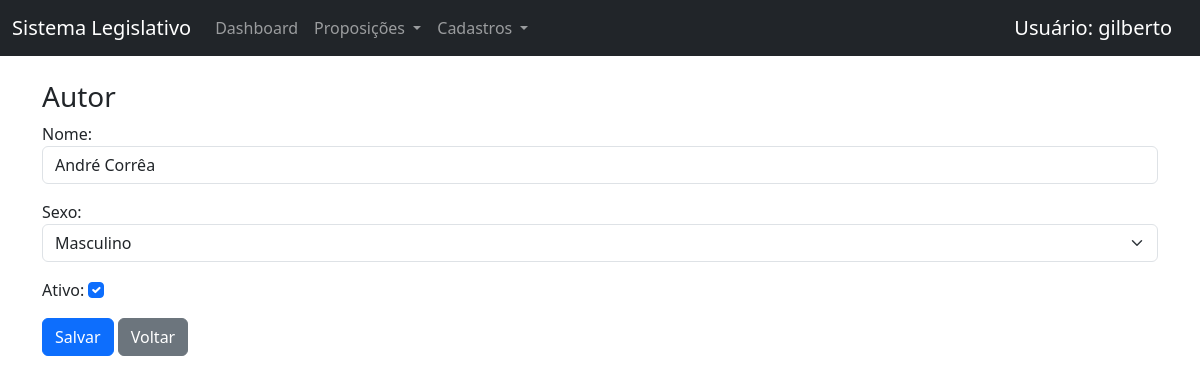
Page /autores/1/editar/ (signed in) on the earlier database version.
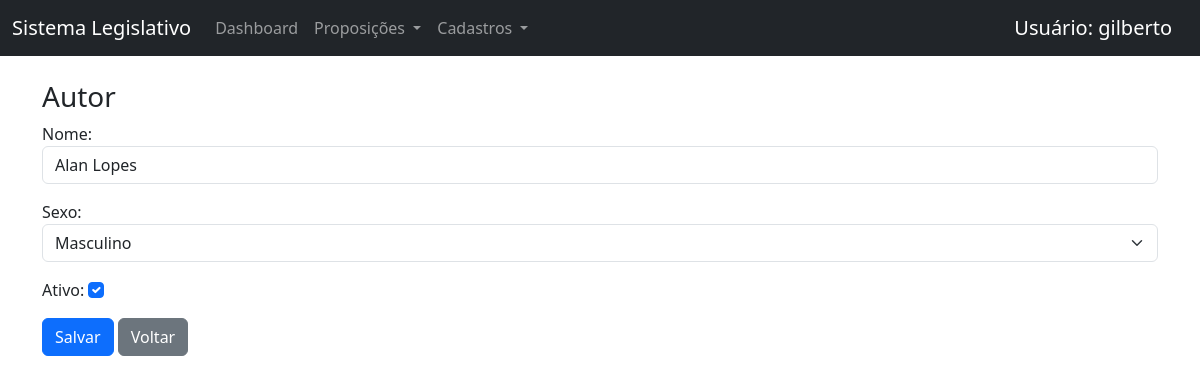
Same page on the later database version.
### www/models.py (models this page shows, shortened)
class Autor(models.Model):
    nome = models.CharField(max_length=150)
    sexo = models.CharField(
        max_length=1,
        choices=[
            ("M", "Masculino"),
            ("F", "Feminino"),
        ]
    )
    ativo = models.BooleanField(default=True)
    class Meta:
        verbose_name = "Autor"
        verbose_name_plural = "Autores"
        ordering = ["nome"]

### www/views.py (the view)
# urls.py: path("autores/<int:pk>/editar/", AutorUpdateView.as_view(), name="autor_update"),
class AutorUpdateView(LoginRequiredMixin, UpdateView):
    model = Autor
    form_class = AutorForm
    template_name = "www/autor_form.html"
    success_url = reverse_lazy("autor_list")

### www/forms.py
class AutorForm(forms.ModelForm):
    class Meta:
        model = Autor
        fields = ["nome", "sexo", "ativo"]
        widgets = {
            "nome": forms.TextInput(attrs={"class": "form-control"}),
            "sexo": forms.Select(attrs={"class": "form-select"}),
            "ativo": forms.CheckboxInput(attrs={"class": "form-check-input"}),
        }

### www/templates/www/autor_form.html (shortened to what this page needs)
{% extends "base.html" %}
{% block content %}
<h3>Autor</h3>
<form method="post">
    {{ form.as_p }}
    <button class="btn btn-primary" type="submit">Salvar</button>
    <a href="{% url 'autor_list' %}" class="btn btn-secondary">Voltar</a>
</form>
{% endblock %}

Differences in the rows shown:
changed Autor "Masculino": nome "André Corrêa" → "Alan Lopes"
